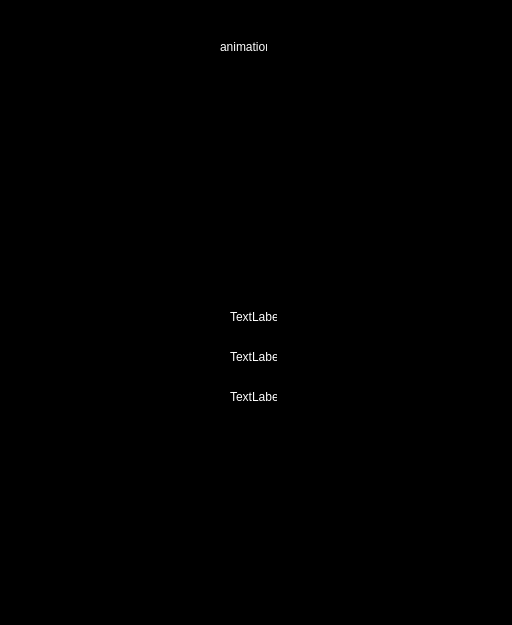
<?xml version="1.0" encoding="UTF-8"?>
<ui version="4.0">
 <class>EntryDetailsView</class>
 <widget class="QDialog" name="EntryDetailsView">
  <property name="geometry">
   <rect>
    <x>0</x>
    <y>0</y>
    <width>512</width>
    <height>625</height>
   </rect>
  </property>
  <property name="windowTitle">
   <string>Dialog</string>
  </property>
  <property name="styleSheet">
   <string notr="true">background-color:#000000;</string>
  </property>
  <widget class="QLabel" name="label">
   <property name="geometry">
    <rect>
     <x>220</x>
     <y>40</y>
     <width>47</width>
     <height>13</height>
    </rect>
   </property>
   <property name="styleSheet">
    <string notr="true">color:#ffffff;</string>
   </property>
   <property name="text">
    <string>animation</string>
   </property>
  </widget>
  <widget class="QLabel" name="label_2">
   <property name="geometry">
    <rect>
     <x>230</x>
     <y>310</y>
     <width>47</width>
     <height>13</height>
    </rect>
   </property>
   <property name="styleSheet">
    <string notr="true">color:#ffffff;</string>
   </property>
   <property name="text">
    <string>TextLabel</string>
   </property>
  </widget>
  <widget class="QLabel" name="label_3">
   <property name="geometry">
    <rect>
     <x>230</x>
     <y>350</y>
     <width>47</width>
     <height>13</height>
    </rect>
   </property>
   <property name="styleSheet">
    <string notr="true">color:#ffffff;</string>
   </property>
   <property name="text">
    <string>TextLabel</string>
   </property>
  </widget>
  <widget class="QLabel" name="label_4">
   <property name="geometry">
    <rect>
     <x>230</x>
     <y>390</y>
     <width>47</width>
     <height>13</height>
    </rect>
   </property>
   <property name="styleSheet">
    <string notr="true">color:#ffffff;</string>
   </property>
   <property name="text">
    <string>TextLabel</string>
   </property>
  </widget>
 </widget>
 <resources/>
 <connections/>
</ui>
